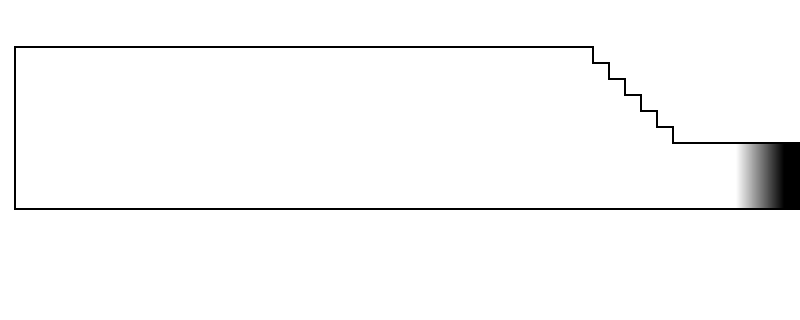

This is a level from a 2D game, rendered from its Tiled map with the project's own tilesets. A one-line summary and the map file follow, with tile-layer data summarised:
An orthogonal 50x20 tile map with 16x16 px tiles, 2 tile layers (sublayer, mainlayer) and 5 objects (2x Image, Player, Trigger, Checkpoint).

<map version="1.0" orientation="orthogonal" width="50" height="20" tilewidth="16" tileheight="16" backgroundcolor="#ffffff">
 <properties>
  <property name="physicsGravityY" value="-9.81" />
  <property name="physicsSimulationSpeed" value="1.0" />
  <property name="restrictScrollingToMapBoundary" value="YES" />
 </properties>
 <tileset firstgid="1" name="Tileset_Geometry_16x16_256" tilewidth="16" tileheight="16" spacing="1" margin="1">
  <image source="Tileset_Geometry_16x16_256.png" width="256" height="256" />
 </tileset>
 <layer name="sublayer" width="50" height="20">
  <data>[1000 cells, 16 non-empty, 4 distinct tile ids]</data>
 </layer>
 <layer name="mainlayer" width="50" height="20">
  <properties>
   <property name="_mainTileLayer" value="YES" />
  </properties>
  <data>[1000 cells, 116 non-empty, 7 distinct tile ids]</data>
 </layer>
 <objectgroup color="#00ff00" name="game objects" width="50" height="20">
  <object name="player" type="Player" x="296" y="176" width="16" height="32" />
  <object name="gameTitle" type="Image" x="64" y="80" width="480" height="80">
   <properties>
    <property name="imageName" value="dummy_gametitle.png" />
   </properties>
  </object>
  <object name="goToStages" type="Image" x="656" y="160" width="80" height="32">
   <properties>
    <property name="imageName" value="dummy_stagemenu.png" />
   </properties>
  </object>
  <object name="ExitToStageSelection" type="Trigger" x="784" y="144" width="16" height="64">
   <properties>
    <property name="info.checkpoint" value="spawnEntry" />
    <property name="info.tmxFile" value="DemoStageSelection.tmx" />
    <property name="notification" value="LoadMap" />
   </properties>
  </object>
  <object name="spawnEntryMainMenu" type="Checkpoint" x="736" y="176" width="16" height="32" />
 </objectgroup>
</map>
